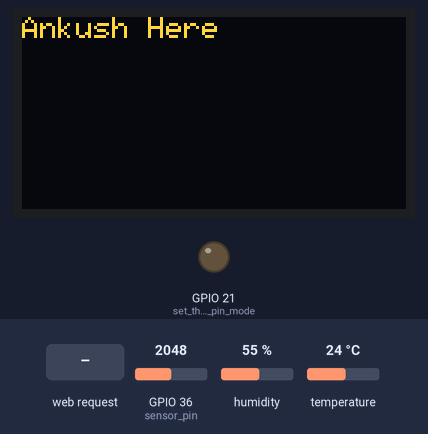
This sketch was run on a simulated ESP32. Shown: 128×64 one-colour display, output pins drawn as LEDs (lit = HIGH). The inputs (shaded band) are chosen by the test bench; at power-on: GPIO 36 (sensor_pin) = 2048, humidity 55 %, temperature 24 °C. The OLED is the two-colour kind (top 16 rows yellow); WiFi joins after 1.5 s; servers stay silent unless stated; what the sketch prints to the serial monitor is not drawn.

Above: at 8.1 s.
8.2 s: HTTP request GET /H received
At 10.8 s:
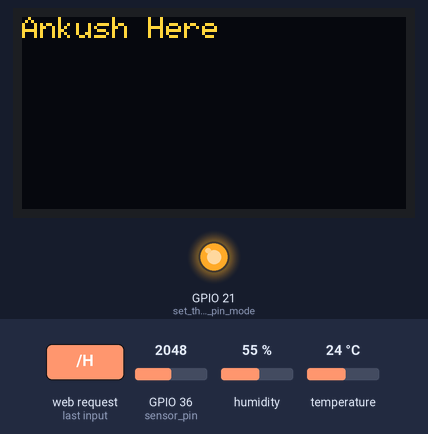
16.2 s: HTTP request GET /L received
At 18.8 s:
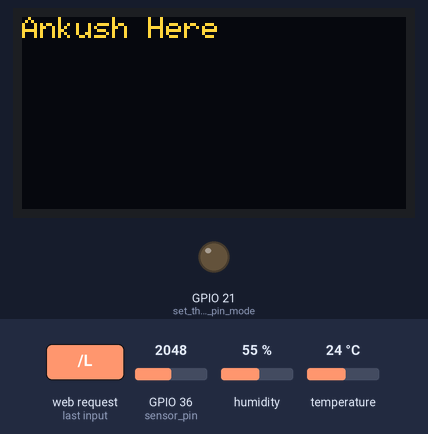
Timing chart, 0 to 20.3 s (numbered marks = the images above; inputs shaded):
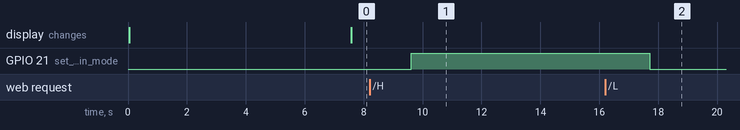

Measured:
- after the input at 8.2 s, GPIO 21 (set_the_LED_pin_mode): LOW → HIGH after 1.4 s
- after the input at 16.2 s, GPIO 21 (set_the_LED_pin_mode): HIGH → LOW after 1.5 s

The sketch:

ESP32_code.ino
```cpp
/*
 WiFi Web Server LED Blink

 A simple web server that lets you blink an LED via the web.
 This sketch will print the IP address of your WiFi Shield (once connected)
 to the Serial monitor. From there, you can open that address in a web browser
 to turn on and off the LED on pin 5.

 If the IP address of your shield is yourAddress:
 http://yourAddress/H turns the LED on
 http://yourAddress/L turns it off

 This example is written for a network using WPA encryption. For
 WEP or WPA, change the Wifi.begin() call accordingly.

 Circuit:
 * WiFi shield attached
 * LED attached to pin 5

 created for arduino 25 Nov 2012
 by Tom Igoe

ported for sparkfun esp32
31.01.2017 by Jan Hendrik Berlin

 */

#include <WiFi.h>
#include <SPI.h>
#include <Wire.h>
#include <Adafruit_GFX.h>
#include <Adafruit_SSD1306.h>
#include <SparkFunHTU21D.h>

const char* ssid = "POCO M2";
const char* password = "newp0011";

WiFiServer server(80);

#define SCREEN_WIDTH 128  // OLED display width, in pixels
#define SCREEN_HEIGHT 64  // OLED display height, in pixels

// Declaration for an SSD1306 display connected to I2C (SDA, SCL pins)
#define OLED_RESET -1  // Reset pin # (or -1 if sharing Arduino reset pin)
Adafruit_SSD1306 display(SCREEN_WIDTH, SCREEN_HEIGHT, &Wire, OLED_RESET);

//humidity and temprature value calculation
//Create an instance of the object
HTU21D myHumidity;

//soil moisture sensor variable declaration
// #define AOUT_PIN 14 // // ESP32 pin GIOP36 (ADC0) that connects to AOUT pin of moisture sensor
// # define sensorPin 36
int sensor_pin = 36;
int Moisturedata;

void setup() {
  Serial.begin(115200);
  pinMode(21, OUTPUT);  // set the LED pin mode

  Wire.begin();
  delay(10);

  //humidity and temprature setup
  myHumidity.begin();

  //trial code humidity and temprature setup
  //  bool status = myHumidity.begin();
  // if (!status) {
  //   Serial.println("Could not find a valid HUmidity sensor sensor, check wiring!");
  //   while (1);
  // }

  //lcd display setup
  if (!display.begin(SSD1306_SWITCHCAPVCC, 0x3C)) {
    Serial.println(F("SSD1306 allocation failed"));
    for (;;)
      ;  // Don't proceed, loop forever  //TODO  Take care here
  }

  // We start by connecting to a WiFi network

  Serial.println();
  Serial.println();
  Serial.print("Connecting to ");
  Serial.println(ssid);

  WiFi.begin(ssid, password);

  while (WiFi.status() != WL_CONNECTED) {
    delay(500);
    Serial.print(".");
  }

  Serial.println("");
  Serial.println("WiFi connected.");
  Serial.println("IP address: ");
  Serial.println(WiFi.localIP());

  server.begin();
}

int value = 0;

void wifisetup() {
  WiFiClient client = server.available();  // listen for incoming clients

  if (client) {                     // if you get a client,
    Serial.println("New Client.");  // print a message out the serial port
    String currentLine = "";        // make a String to hold incoming data from the client
    while (client.connected()) {    // loop while the client's connected
      if (client.available()) {     // if there's bytes to read from the client,
        char c = client.read();     // read a byte, then
        Serial.write(c);            // print it out the serial monitor
        if (c == '\n') {            // if the byte is a newline character

          // if the current line is blank, you got two newline characters in a row.
          // that's the end of the client HTTP request, so send a response:
          if (currentLine.length() == 0) {
            // HTTP headers always start with a response code (e.g. HTTP/1.1 200 OK)
            // and a content-type so the client knows what's coming, then a blank line:
            client.println("HTTP/1.1 200 OK");
            client.println("Content-type:text/html");
            client.println();

            // the content of the HTTP response follows the header:
            client.print("Click <a href=\"/H\">here</a> to turn the LED on pin 5 on.<br>");
            client.print("Click <a href=\"/L\">here</a> to turn the LED on pin 5 off.<br>");

            // The HTTP response ends with another blank line:
            client.println();
            // break out of the while loop:
            break;
          } else {  // if you got a newline, then clear currentLine:
            currentLine = "";
          }
        } else if (c != '\r') {  // if you got anything else but a carriage return character,
          currentLine += c;      // add it to the end of the currentLine
        }

        // Check to see if the client request was "GET /H" or "GET /L":
        if (currentLine.endsWith("GET /H")) {
          digitalWrite(21, HIGH);  // GET /H turns the LED on
        }
        if (currentLine.endsWith("GET /L")) {
          digitalWrite(21, LOW);  // GET /L turns the LED off
        }
      }
    }
    // close the connection:
    client.stop();
    Serial.println("Client Disconnected.");
  }
}

//soil moisture funciton
//soil moisture function
void Moisture() {
  // int value = analogRead(AOUT_PIN); // read the analog value from sensor

  // Serial.print("The soil Moisture is : ");
  // Serial.println(value);
  // Serial.println(" ");
  // delay(2000);

  Moisturedata = analogRead(sensor_pin);
  Moisturedata = map(Moisturedata, 550, 0, 0, 100);
  Serial.print("Moisture : ");
  Serial.print(Moisturedata);
  Serial.println("%");
  delay(1000);
}

void lcddisplay() {

  display.clearDisplay();

  display.setTextSize(1);       // Normal 1:1 pixel scale
  display.setTextColor(WHITE);  // Draw white text
  display.setCursor(0, 0);      // Start at top-left corner
  display.println(F("Ankush Here"));
  // display.println(F(myString));
  // display.println(F(data));
  display.display();
  delay(2000);
}

//function for reading temprature and humidity
void Tempcal(){
   Wire.beginTransmission(0x40);
    float humd = myHumidity.readHumidity();
  float temp = myHumidity.readTemperature();

  Serial.print("Time:");
  Serial.print(millis());
  Serial.print(" Temperature:");
  Serial.print(temp, 1);
  Serial.print("C");
  Serial.print(" Humidity:");
  Serial.print(humd, 1);
  Serial.print("%");

  Serial.println();
  Wire.endTransmission();

}

// I2c Scan Function
void Itwoc() {
  int nDevices = 0;

  Serial.println("Scanning...");

  for (byte address = 1; address < 127; ++address) {
    // The i2c_scanner uses the return value of
    // the Wire.endTransmission to see if
    // a device did acknowledge to the address.
    Wire.beginTransmission(address);
    byte error = Wire.endTransmission();

    if (error == 0) {
      Serial.print("I2C device found at address 0x");
      if (address < 16) {
        Serial.print("0");
      }
      Serial.print(address, HEX);
      Serial.println("  !");

      ++nDevices;
    } else if (error == 4) {
      Serial.print("Unknown error at address 0x");
      if (address < 16) {
        Serial.print("0");
      }
      Serial.println(address, HEX);
    }
  }
  if (nDevices == 0) {
    Serial.println("No I2C devices found\n");
  } else {
    Serial.println("done\n");
  }
  delay(5000);  // Wait 5 seconds for next scan
}


void loop() {

  wifisetup();
  Itwoc();
  Moisture();
  lcddisplay();
  Tempcal();
}
```
